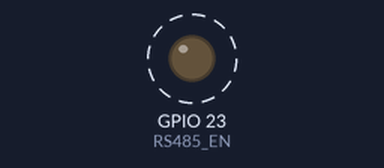
Bench run of a sketch on a simulated ESP32-C6. On the bench: output pins drawn as LEDs (lit = HIGH). Dashed ring = blinking. What the sketch prints to the serial monitor is not drawn.

Above: at 0.5 s.
Timing chart, 0 to 3.3 s (numbered marks = the images above):
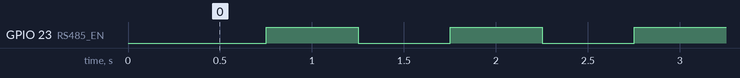

Measured:
- by itself, GPIO 23 (RS485_EN): alternates HIGH for 0.50 s and LOW for 0.50 s

The sketch:

RS-485_EN_Toggle_Test.ino
```cpp
/*
  Dave Williams, DitroniX 2019-2026 (ditronix.net)
  ESPKite - IoT ESP32-C6 Based Home and Industrial LoRa Controller SDK
  Features include ESPKite | ESP32-C6 LoRa SX1262 E22-900M22S E22-400M22S RS485 5-60V Relay

  ESPKite - Basic Bring Up Test Code - May 2026

  NB. To test the RS-485:
  * Simply connect another RS-485 device
  * Wiring A to A and B to B
    * Monitor in computer terminal if using USB-RS485
    * Use the 'RS485 RX' Code Example on another ESPKite, or ESPKnack, ESPuno Pi Zero etc.

  Remember!
  - Set the BOARD to Use ESP32C6 Dev Module (or similar).
  - You can also set the BAUD rate up to 921600 to speed up flashing.
  - The SDK does NOT need external power to flash.  It will take Power from the USB 5V.
  - The Serial Monitor is configured for BAUD 115200

  The purpose of this test code is to cycle through the various main functions of the board as part of bring up testing.
  .
  This test code is OPEN SOURCE and formatted for easier viewing.  Although is is not intended for real world use, it may be freely used, or modified as needed.
  It is distributed on an "AS IS" BASIS, WITHOUT WARRANTIES OR CONDITIONS OF ANY KIND, either express or implied.

  Further information, details and examples can be found on our website or github.com/DitroniX

  * github.com/DitroniX
  * github.com/DitroniX/ESPKite-ESP32-C6-SX1262-LoRa-RS485-60V-Relay
  * github.com/DitroniX/ESPKite-ESP32-C6-SX1262-LoRa-RS485-60V-Relay/wiki
  * hackster.io/DitroniX/espkite-esp32-c6-sx1262-lora-rs485-5-60v-relay-output-8891a3
*/

// Libraries

// **************** USER VARIABLES / DEFINES / STATIC / STRUCTURES / CONSTANTS ****************

// Hardware Serial 0 GPIO Pins
#define RXD0 17
#define TXD0 16

// **************** OUTPUTS ****************
#define RS485_EN 23  // RS485 EN (GP23)

// **************** FUNCTIONS AND ROUTINES ****************

// **************** SETUP ****************
void setup() {
  // Stabalise
  delay(250);

  // Initialise UART
  Serial.begin(115200, SERIAL_8N1, RXD0, TXD0);  // U0
  while (!Serial)
    ;
  Serial.println("");

  // Initialise and Configure UART Matrix Select
  pinMode(RS485_EN, OUTPUT);
  digitalWrite(RS485_EN, HIGH);

  Serial.println("ESPKite Bring Up and Test Example Code");
  Serial.println("RS485 EN Test");
}

// **************** LOOP ****************
void loop() {

  // Cycle RED LED
  digitalWrite(RS485_EN, LOW);
  delay(500);
  digitalWrite(RS485_EN, HIGH);
  delay(500);
}
```
